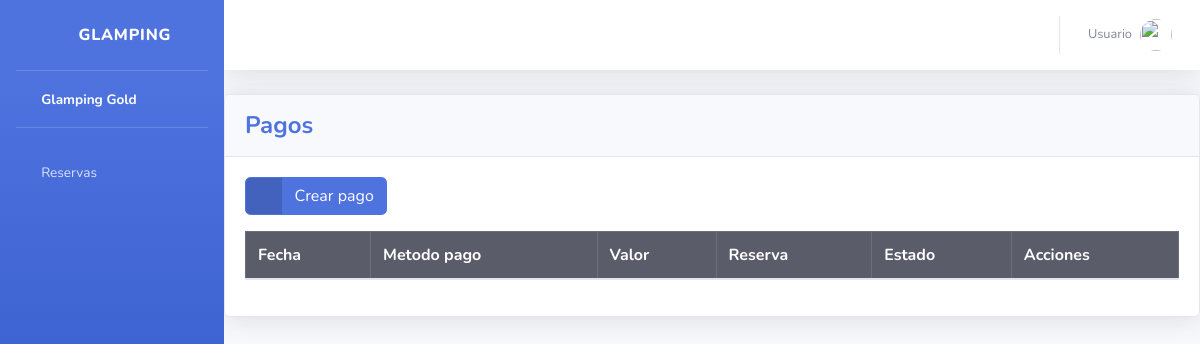
Before: /pagos/ with the older database file.
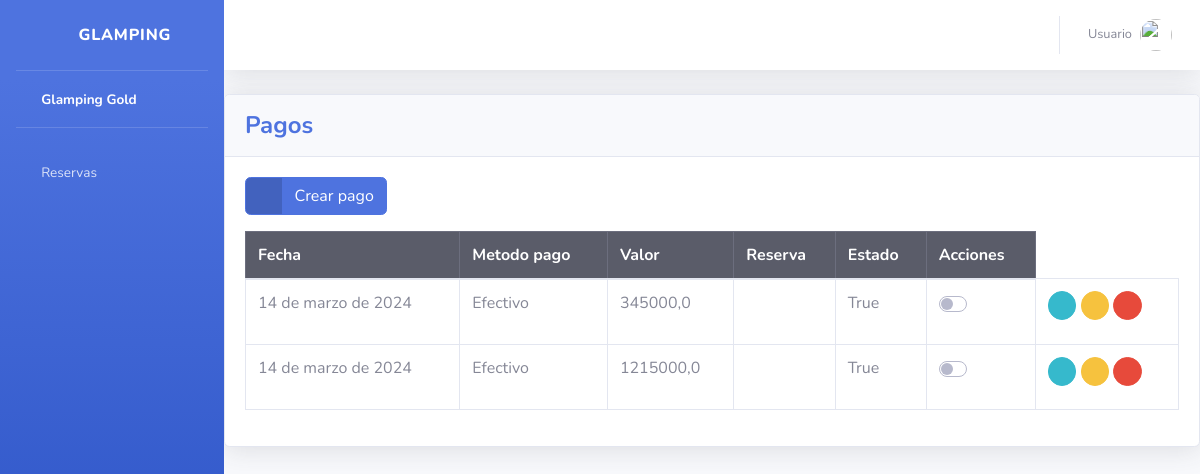
After: the same page with the newer database file.
### pagos/models.py (models this page shows, shortened)
class Pago(models.Model):
    metodo_pago = models.CharField(max_length=255)
    fecha = models.DateField()
    valor = models.FloatField(max_length=50)
    reserva = models.ForeignKey('reservas.Reserva', on_delete=models.DO_NOTHING)
    estado = models.BooleanField(default=True)

### pagos/views.py (the view)
# urls.py: path('pagos/', include('pagos.urls')),
def pagos(request):
    pagos_list = Pago.objects.all()
    return render(request, 'pagos/index.html', {'pagos_list': pagos_list})

### templates/pagos/index.html (shortened to what this page needs)
{% extends 'base.html' %}
{% block content %}
<div class="card shadow mb-4">
    <div class="card-header py-3">
        <h4 class="m-0 font-weight-bold text-primary">Pagos</h4>
    </div>
    <div class="card-body">
        <div class="table-responsive">
            <a href=" {% url 'create_pagos'  %} " class="btn btn-primary btn-icon-split mb-3">
                <span class="icon text-white-50">
                    <i class="fas fa-plus"></i>
                </span>
                <span class="text">Crear pago</span>
            </a>
            <table class="table table-bordered" id="dataTable" width="100%" cellspacing="0">
                <thead class="table-dark">
                    <tr>
                        <th>Fecha</th>
                        <th>Metodo pago</th>
                        <th>Valor</th>
                        <th>Reserva</th>
                        <th>Estado</th>
                        <th>Acciones</th>
                    </tr>
                </thead>
                <tbody>
                    {% for pago in pagos_list %}
                    <tr>
                    <td>{{ pago.fecha }}</td>
                    <td>{{ pago.metodo_pago }}</td>
                    <td>{{ pago.valor }}</td>
                    <td>{{ pago.reservas }}</td>
                    <td>{{ pago.estado}}</td>
                    <td>
                        <form action="{% url 'pago_status' pago.id %}" method="POST">
                            <div class="custom-control custom-switch">
                            </div>
                        </form>
                    </td>
                    <td>
                        <a href="" class="btn btn-info btn-circle btn-sm" data-bs-toggle="modal" data-bs-target="#modalId" data-pago-id="{{ pago.id }}">
                            <i class="fas fa-info-circle"></i>
                        </a>
                        <a href="{% url 'pago_reserva' pago.id %}" class="btn btn-warning btn-circle btn-sm">
                            <i class="fas fa-edit"></i>
                        </a>
                        <a href="{% url 'delete_pago' pago.id %}" class="deleteBtn btn btn-danger btn-circle btn-sm">
                            <i class="fas fa-trash"></i>
                        </a>
                    </tr>
                    {% endfor %}
                </tbody>
            </table>
        </div>
    </div>
</div>
{%endblock%}

Changed rows visible on the page:
added Pago: fecha "14 de marzo de 2024", metodo_pago "Efectivo", valor "345000,0", estado "True"
added Pago: fecha "14 de marzo de 2024", metodo_pago "Efectivo", valor "1215000,0", estado "True"
